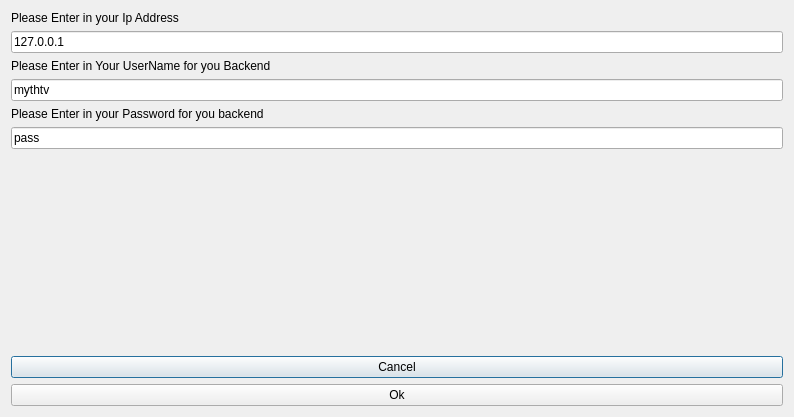
<?xml version="1.0" encoding="UTF-8"?>
<ui version="4.0">
 <class>SShDialog</class>
 <widget class="QDialog" name="SShDialog">
  <property name="geometry">
   <rect>
    <x>0</x>
    <y>0</y>
    <width>794</width>
    <height>417</height>
   </rect>
  </property>
  <property name="windowTitle">
   <string>Dialog</string>
  </property>
  <layout class="QVBoxLayout" name="verticalLayout">
   <item>
    <widget class="QLabel" name="label">
     <property name="text">
      <string>Please Enter in your Ip Address</string>
     </property>
    </widget>
   </item>
   <item>
    <widget class="QLineEdit" name="lineEdit">
     <property name="text">
      <string>127.0.0.1</string>
     </property>
    </widget>
   </item>
   <item>
    <widget class="QLabel" name="label_3">
     <property name="text">
      <string>Please Enter in Your UserName for you Backend</string>
     </property>
    </widget>
   </item>
   <item>
    <widget class="QLineEdit" name="lineEdit_3">
     <property name="text">
      <string>mythtv</string>
     </property>
    </widget>
   </item>
   <item>
    <widget class="QLabel" name="label_2">
     <property name="text">
      <string>Please Enter in your Password for you backend</string>
     </property>
    </widget>
   </item>
   <item>
    <widget class="QLineEdit" name="lineEdit_2">
     <property name="text">
      <string>pass</string>
     </property>
    </widget>
   </item>
   <item>
    <spacer name="verticalSpacer">
     <property name="orientation">
      <enum>Qt::Vertical</enum>
     </property>
     <property name="sizeHint" stdset="0">
      <size>
       <width>20</width>
       <height>40</height>
      </size>
     </property>
    </spacer>
   </item>
   <item>
    <widget class="QPushButton" name="pushButton_2">
     <property name="text">
      <string>Cancel</string>
     </property>
    </widget>
   </item>
   <item>
    <widget class="QPushButton" name="pushButton">
     <property name="text">
      <string>Ok</string>
     </property>
    </widget>
   </item>
  </layout>
 </widget>
 <resources/>
 <connections/>
</ui>
